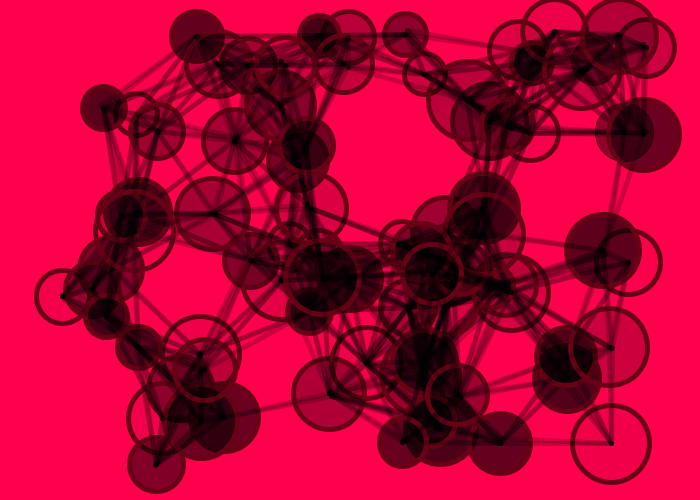
Frame 1 (no input)
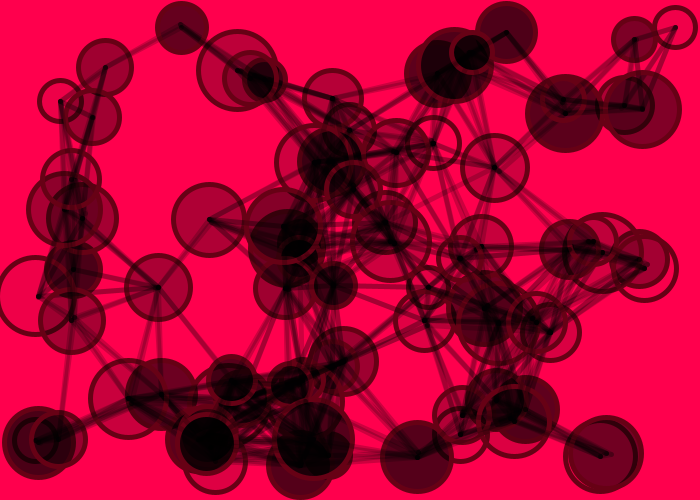
Frame 60 (the mouse pressed at the canvas centre just before this capture)
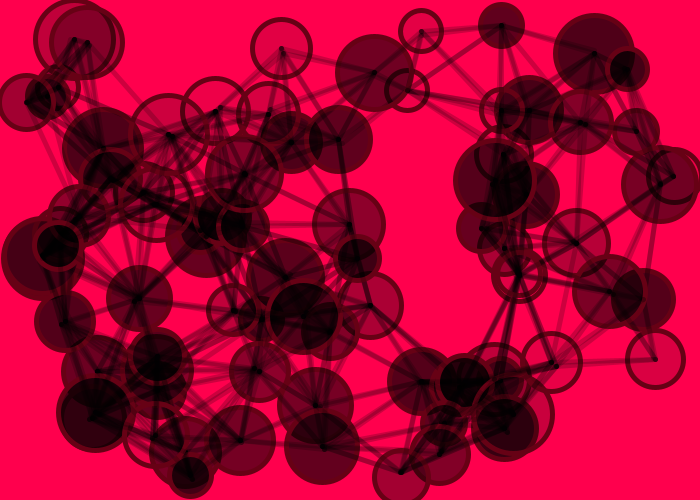
Frame 120 (the mouse held since frame 60 and released just before this capture)

The Processing sketch that drew these frames (run headless with seeded random() and noise(); from frame 60 on, the mouse is pressed at the canvas centre):

// Processing sketch: processing_145333
// ── processing_145333.pde

/*
Taller de programación IXD Veritas
Helberth Delgado
Tarea 01
Moving Balls
Basado en el que Mainor creó
*/

//Lista de todas las bolas
ArrayList<ball> balls = new ArrayList<ball>();
 
//Cantidad de bolas por crear
int nBolas = (int)round(random(50,100));
 
//Colores y transparencia
int red = (int)random(0,#FF004D);
int green = (int)random(0,#00FF1F);
int blue = (int)random(0,#00ACFF);
int trans = (int)random(0,200);
 
//Límite de distancia
int limit = 125;
 
void setup(){
  size(700,500);
  smooth(); 
  for(int i=0;i<nBolas;i++){
    balls.add(new ball());
  }
 
}
 
void draw(){
   
  background(#FF004D);
  //proceso para pintar las bolas
  //movimiento, pintada y chequeo de los bordes
  for(int i = 0;i < balls.size();i++){
    ball ball = balls.get(i);
    ball.move();
    ball.paint();
    ball.borders(); 
    //revisión de la distancia entre las bolas
      for(int x = 0; x < balls.size();x++)
    {
      ball tmpBall = balls.get(x);
      float distance = sqrt(sq(ball.ballX-tmpBall.ballX)+sq(ball.ballY-tmpBall.ballY));
      if(distance < limit){
        fill(#FF004D);
        strokeWeight(5);
        stroke(1,50);
        line(ball.ballX,ball.ballY,tmpBall.ballX,tmpBall.ballY);
      }
    }
  }
}
 
//clase para la bola y los atributos
class ball {
   
  float ballX;
  float ballY;
  float speedX;
  float speedY;
  float ballSize;
  int red;
  int green;
  int blue;
  int trans;
  //constructor
  ball(){
    ballX = random(50, width-50);
    ballY =random(30, height-30);
    speedX = random(-5, 5);
    speedY = random(-5, 5);
    ballSize = random(20,40);
    red=round(random(0,#FF004D));
    green = (int)random(0,#00FF1F);
    blue = (int)random(0,#00ACFF);
    trans = (int)random(0,200);
     
  }
  //método para mover las bolas
  void move(){
    ballX += speedX;
    ballY += speedY;
  }
  //write in the screen
  //used the ellipse mode radius
  void paint(){
    stroke(#670115);
     
    fill(red,green,blue,trans);
    ellipseMode(RADIUS);
    ellipse(ballX,ballY,ballSize,ballSize);
  }
   
   
   
  //revisión del límite de las bolas cuando pegan en la pared
  void borders()
  {
    if (ballX < (ballSize)){
       speedX = speedX * -1;
       ballX = ballSize;
       red=round(random(0,#FF004D));
       green = (int)random(0,#00FF1F);
       blue = (int)random(0,#00ACFF);
       trans = (int)random(0,200);
    }
    if (ballX > (width - (ballSize))){
        speedX = speedX * -1;
        ballX = width - (ballSize);
        red=round(random(0,#FF004D));
        green = (int)random(0,#00FF1F);
        blue = (int)random(0,#00ACFF);
        trans = (int)random(0,200);
    }
    if (ballY < (ballSize)){
        speedY = speedY * -1;
        ballY = (ballSize);
        red=round(random(0,#FF004D));
        green = (int)random(0,#00FF1F);
        blue = (int)random(0,#00ACFF);
        trans = (int)random(0,200);
    }
    if (ballY >= (height -(ballSize))){
        speedY = speedY * -1;
        ballY = height -(ballSize);
        red=round(random(0,#FF004D));
        green = (int)random(0,#00FF1F);
        blue = (int)random(0,#00ACFF);
        trans = (int)random(0,200);
    }
  }
}
 

 
void keyPressed(){
  balls.add(new ball());
   
}
